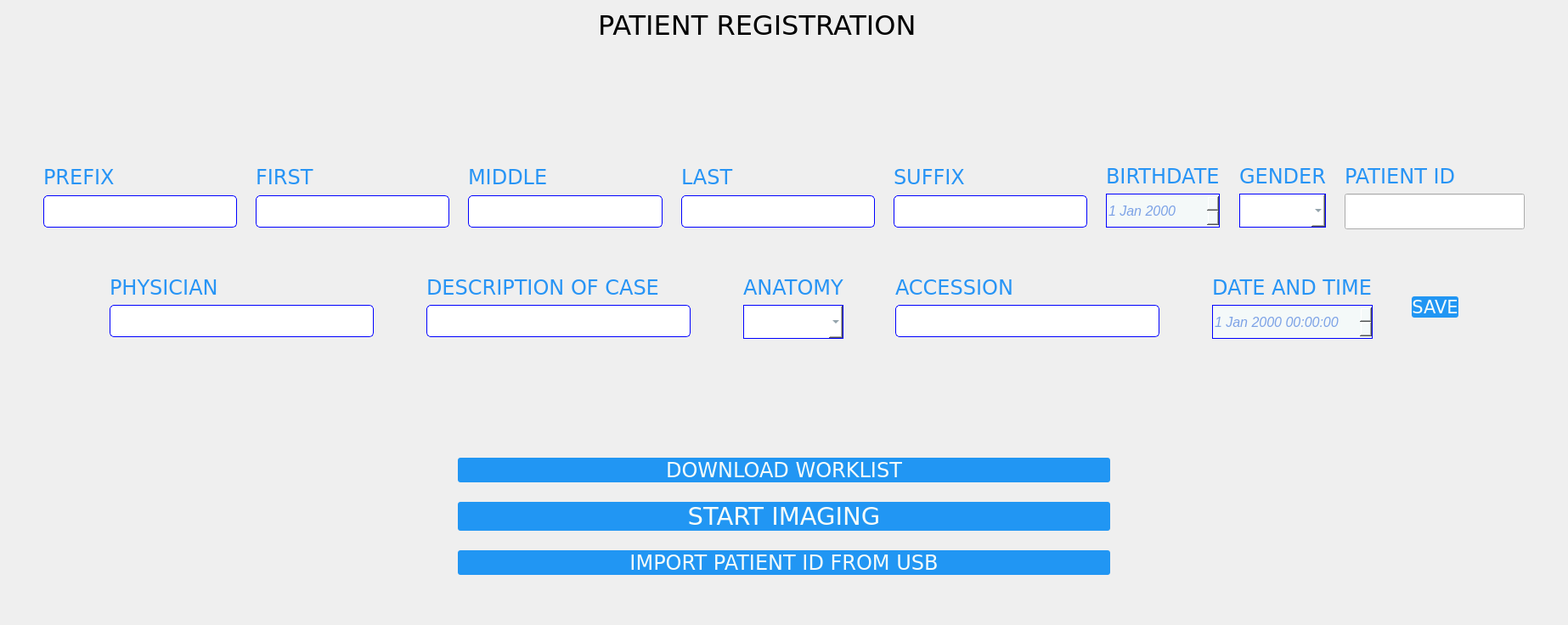
<?xml version="1.0" encoding="UTF-8"?>
<ui version="4.0">
 <class>patientRegistration</class>
 <widget class="QDialog" name="patientRegistration">
  <property name="geometry">
   <rect>
    <x>0</x>
    <y>0</y>
    <width>1846</width>
    <height>736</height>
   </rect>
  </property>
  <property name="windowTitle">
   <string>Dialog</string>
  </property>
  <property name="styleSheet">
   <string notr="true">background-image: url(:/new/Images/Backround.jpg);</string>
  </property>
  <layout class="QVBoxLayout" name="verticalLayout_18">
   <item>
    <layout class="QVBoxLayout" name="verticalLayout_17">
     <item>
      <layout class="QVBoxLayout" name="verticalLayout_15">
       <item>
        <layout class="QHBoxLayout" name="horizontalLayout_5">
         <item>
          <layout class="QHBoxLayout" name="horizontalLayout_4">
           <item>
            <spacer name="horizontalSpacer_2">
             <property name="orientation">
              <enum>Qt::Horizontal</enum>
             </property>
             <property name="sizeHint" stdset="0">
              <size>
               <width>372</width>
               <height>17</height>
              </size>
             </property>
            </spacer>
           </item>
           <item>
            <widget class="QLabel" name="label">
             <property name="sizePolicy">
              <sizepolicy hsizetype="Preferred" vsizetype="Preferred">
               <horstretch>0</horstretch>
               <verstretch>0</verstretch>
              </sizepolicy>
             </property>
             <property name="font">
              <font>
               <family>Verdana</family>
               <pointsize>24</pointsize>
              </font>
             </property>
             <property name="layoutDirection">
              <enum>Qt::LeftToRight</enum>
             </property>
             <property name="text">
              <string>PATIENT REGISTRATION</string>
             </property>
            </widget>
           </item>
           <item>
            <spacer name="horizontalSpacer">
             <property name="orientation">
              <enum>Qt::Horizontal</enum>
             </property>
             <property name="sizeHint" stdset="0">
              <size>
               <width>222</width>
               <height>35</height>
              </size>
             </property>
            </spacer>
           </item>
          </layout>
         </item>
         <item>
          <widget class="QPushButton" name="pushButton_5">
           <property name="font">
            <font>
             <family>Verdana</family>
             <pointsize>16</pointsize>
            </font>
           </property>
           <property name="styleSheet">
            <string notr="true">border-image: url(:/new/Images/home button xxlarge.png);
 color: black;
            
            border-top: 3px transparent;
            border-bottom: 3px transparent;
            border-right: 10px transparent;
            border-left: 10px transparent;</string>
           </property>
           <property name="text">
            <string/>
           </property>
          </widget>
         </item>
        </layout>
       </item>
       <item>
        <layout class="QVBoxLayout" name="verticalLayout_14">
         <item>
          <spacer name="verticalSpacer_3">
           <property name="orientation">
            <enum>Qt::Vertical</enum>
           </property>
           <property name="sizeType">
            <enum>QSizePolicy::Expanding</enum>
           </property>
           <property name="sizeHint" stdset="0">
            <size>
             <width>20</width>
             <height>138</height>
            </size>
           </property>
          </spacer>
         </item>
         <item>
          <layout class="QHBoxLayout" name="horizontalLayout">
           <item>
            <spacer name="horizontalSpacer_3">
             <property name="orientation">
              <enum>Qt::Horizontal</enum>
             </property>
             <property name="sizeType">
              <enum>QSizePolicy::Fixed</enum>
             </property>
             <property name="sizeHint" stdset="0">
              <size>
               <width>40</width>
               <height>20</height>
              </size>
             </property>
            </spacer>
           </item>
           <item>
            <layout class="QVBoxLayout" name="verticalLayout_5">
             <item>
              <widget class="QLabel" name="label_12">
               <property name="sizePolicy">
                <sizepolicy hsizetype="Preferred" vsizetype="Fixed">
                 <horstretch>0</horstretch>
                 <verstretch>0</verstretch>
                </sizepolicy>
               </property>
               <property name="font">
                <font>
                 <family>Verdana</family>
                 <pointsize>18</pointsize>
                </font>
               </property>
               <property name="styleSheet">
                <string notr="true">QLabel{
	color: #2794f5;
}</string>
               </property>
               <property name="text">
                <string>PREFIX</string>
               </property>
              </widget>
             </item>
             <item>
              <widget class="QLineEdit" name="lineEdit_prefix">
               <property name="sizePolicy">
                <sizepolicy hsizetype="Preferred" vsizetype="Fixed">
                 <horstretch>0</horstretch>
                 <verstretch>0</verstretch>
                </sizepolicy>
               </property>
               <property name="font">
                <font>
                 <family>Verdana</family>
                 <pointsize>22</pointsize>
                </font>
               </property>
               <property name="styleSheet">
                <string notr="true">QLineEdit {
    border: 1px solid blue;
    border-radius: 5px;
    padding: 0 8px;
    background: #ffffff;
    selection-background-color: darkgray;
	color:#79c5c0;
}</string>
               </property>
              </widget>
             </item>
            </layout>
           </item>
           <item>
            <spacer name="horizontalSpacer_7">
             <property name="orientation">
              <enum>Qt::Horizontal</enum>
             </property>
             <property name="sizeType">
              <enum>QSizePolicy::Fixed</enum>
             </property>
             <property name="sizeHint" stdset="0">
              <size>
               <width>16</width>
               <height>54</height>
              </size>
             </property>
            </spacer>
           </item>
           <item>
            <layout class="QVBoxLayout" name="verticalLayout_6">
             <item>
              <widget class="QLabel" name="label_2">
               <property name="sizePolicy">
                <sizepolicy hsizetype="Preferred" vsizetype="Fixed">
                 <horstretch>0</horstretch>
                 <verstretch>0</verstretch>
                </sizepolicy>
               </property>
               <property name="font">
                <font>
                 <family>Verdana</family>
                 <pointsize>18</pointsize>
                </font>
               </property>
               <property name="styleSheet">
                <string notr="true">QLabel{
	color: #2794f5;
}</string>
               </property>
               <property name="text">
                <string>FIRST</string>
               </property>
               <property name="buddy">
                <cstring>lineEdit_first</cstring>
               </property>
              </widget>
             </item>
             <item>
              <widget class="QLineEdit" name="lineEdit_first">
               <property name="sizePolicy">
                <sizepolicy hsizetype="Preferred" vsizetype="Fixed">
                 <horstretch>0</horstretch>
                 <verstretch>0</verstretch>
                </sizepolicy>
               </property>
               <property name="font">
                <font>
                 <family>Verdana</family>
                 <pointsize>22</pointsize>
                </font>
               </property>
               <property name="styleSheet">
                <string notr="true">QLineEdit {
    border: 1px solid blue;
    border-radius: 5px;
    padding: 0 8px;
    background: #ffffff;
    selection-background-color: darkgray;
	color:#79c5c0;
}</string>
               </property>
              </widget>
             </item>
            </layout>
           </item>
           <item>
            <spacer name="horizontalSpacer_8">
             <property name="orientation">
              <enum>Qt::Horizontal</enum>
             </property>
             <property name="sizeType">
              <enum>QSizePolicy::Fixed</enum>
             </property>
             <property name="sizeHint" stdset="0">
              <size>
               <width>16</width>
               <height>54</height>
              </size>
             </property>
            </spacer>
           </item>
           <item>
            <layout class="QVBoxLayout" name="verticalLayout_7">
             <item>
              <widget class="QLabel" name="label_3">
               <property name="sizePolicy">
                <sizepolicy hsizetype="Preferred" vsizetype="Fixed">
                 <horstretch>0</horstretch>
                 <verstretch>0</verstretch>
                </sizepolicy>
               </property>
               <property name="font">
                <font>
                 <family>Verdana</family>
                 <pointsize>18</pointsize>
                </font>
               </property>
               <property name="styleSheet">
                <string notr="true">QLabel{
	color: #2794f5;
}</string>
               </property>
               <property name="text">
                <string>MIDDLE</string>
               </property>
               <property name="buddy">
                <cstring>lineEdit_middle</cstring>
               </property>
              </widget>
             </item>
             <item>
              <widget class="QLineEdit" name="lineEdit_middle">
               <property name="sizePolicy">
                <sizepolicy hsizetype="Preferred" vsizetype="Fixed">
                 <horstretch>0</horstretch>
                 <verstretch>0</verstretch>
                </sizepolicy>
               </property>
               <property name="font">
                <font>
                 <family>Verdana</family>
                 <pointsize>22</pointsize>
                </font>
               </property>
               <property name="styleSheet">
                <string notr="true">QLineEdit {
    border: 1px solid blue;
    border-radius: 5px;
    padding: 0 8px;
    background: #ffffff;
    selection-background-color: darkgray;
	color:#79c5c0;
}</string>
               </property>
              </widget>
             </item>
            </layout>
           </item>
           <item>
            <spacer name="horizontalSpacer_9">
             <property name="orientation">
              <enum>Qt::Horizontal</enum>
             </property>
             <property name="sizeType">
              <enum>QSizePolicy::Fixed</enum>
             </property>
             <property name="sizeHint" stdset="0">
              <size>
               <width>16</width>
               <height>54</height>
              </size>
             </property>
            </spacer>
           </item>
           <item>
            <layout class="QVBoxLayout" name="verticalLayout_8">
             <item>
              <widget class="QLabel" name="label_4">
               <property name="sizePolicy">
                <sizepolicy hsizetype="Preferred" vsizetype="Fixed">
                 <horstretch>0</horstretch>
                 <verstretch>0</verstretch>
                </sizepolicy>
               </property>
               <property name="font">
                <font>
                 <family>Verdana</family>
                 <pointsize>18</pointsize>
                </font>
               </property>
               <property name="styleSheet">
                <string notr="true">QLabel{
	color: #2794f5;
}</string>
               </property>
               <property name="text">
                <string>LAST</string>
               </property>
               <property name="buddy">
                <cstring>lineEdit_last</cstring>
               </property>
              </widget>
             </item>
             <item>
              <widget class="QLineEdit" name="lineEdit_last">
               <property name="sizePolicy">
                <sizepolicy hsizetype="Preferred" vsizetype="Fixed">
                 <horstretch>0</horstretch>
                 <verstretch>0</verstretch>
                </sizepolicy>
               </property>
               <property name="font">
                <font>
                 <family>Verdana</family>
                 <pointsize>22</pointsize>
                </font>
               </property>
               <property name="styleSheet">
                <string notr="true">QLineEdit {
    border: 1px solid blue;
    border-radius: 5px;
    padding: 0 8px;
    background: #ffffff;
    selection-background-color: darkgray;
	color:#79c5c0;
}</string>
               </property>
              </widget>
             </item>
            </layout>
           </item>
           <item>
            <spacer name="horizontalSpacer_10">
             <property name="orientation">
              <enum>Qt::Horizontal</enum>
             </property>
             <property name="sizeType">
              <enum>QSizePolicy::Fixed</enum>
             </property>
             <property name="sizeHint" stdset="0">
              <size>
               <width>16</width>
               <height>54</height>
              </size>
             </property>
            </spacer>
           </item>
           <item>
            <layout class="QVBoxLayout" name="verticalLayout_9">
             <item>
              <widget class="QLabel" name="label_5">
               <property name="sizePolicy">
                <sizepolicy hsizetype="Preferred" vsizetype="Fixed">
                 <horstretch>0</horstretch>
                 <verstretch>0</verstretch>
                </sizepolicy>
               </property>
               <property name="font">
                <font>
                 <family>Verdana</family>
                 <pointsize>18</pointsize>
                </font>
               </property>
               <property name="styleSheet">
                <string notr="true">QLabel{
	color: #2794f5;
}</string>
               </property>
               <property name="text">
                <string>SUFFIX</string>
               </property>
               <property name="buddy">
                <cstring>lineEdit_suffix</cstring>
               </property>
              </widget>
             </item>
             <item>
              <widget class="QLineEdit" name="lineEdit_suffix">
               <property name="sizePolicy">
                <sizepolicy hsizetype="Preferred" vsizetype="Fixed">
                 <horstretch>0</horstretch>
                 <verstretch>0</verstretch>
                </sizepolicy>
               </property>
               <property name="font">
                <font>
                 <family>Verdana</family>
                 <pointsize>22</pointsize>
                </font>
               </property>
               <property name="styleSheet">
                <string notr="true">QLineEdit {
    border: 1px solid blue;
    border-radius: 5px;
    padding: 0 8px;
    background: #ffffff;
    selection-background-color: darkgray;
	color:#79c5c0;
}</string>
               </property>
              </widget>
             </item>
            </layout>
           </item>
           <item>
            <spacer name="horizontalSpacer_11">
             <property name="orientation">
              <enum>Qt::Horizontal</enum>
             </property>
             <property name="sizeType">
              <enum>QSizePolicy::Fixed</enum>
             </property>
             <property name="sizeHint" stdset="0">
              <size>
               <width>16</width>
               <height>54</height>
              </size>
             </property>
            </spacer>
           </item>
           <item>
            <layout class="QVBoxLayout" name="verticalLayout_10">
             <item>
              <widget class="QLabel" name="label_7">
               <property name="sizePolicy">
                <sizepolicy hsizetype="Preferred" vsizetype="Fixed">
                 <horstretch>0</horstretch>
                 <verstretch>0</verstretch>
                </sizepolicy>
               </property>
               <property name="font">
                <font>
                 <family>Verdana</family>
                 <pointsize>18</pointsize>
                </font>
               </property>
               <property name="styleSheet">
                <string notr="true">QLabel{
	color: #2794f5;
}</string>
               </property>
               <property name="text">
                <string>BIRTHDATE</string>
               </property>
               <property name="buddy">
                <cstring>dateEdit_dob</cstring>
               </property>
              </widget>
             </item>
             <item>
              <widget class="QDateEdit" name="dateEdit_dob">
               <property name="sizePolicy">
                <sizepolicy hsizetype="Preferred" vsizetype="Fixed">
                 <horstretch>0</horstretch>
                 <verstretch>0</verstretch>
                </sizepolicy>
               </property>
               <property name="minimumSize">
                <size>
                 <width>0</width>
                 <height>40</height>
                </size>
               </property>
               <property name="font">
                <font>
                 <pointsize>12</pointsize>
                 <weight>50</weight>
                 <italic>true</italic>
                 <bold>false</bold>
                </font>
               </property>
               <property name="styleSheet">
                <string notr="true"> QDateTimeEdit {
 border: 1px solid blue;
background-color:#f4f9f9;
color: #7ca2e6;
font:italic 12pt;
 }

</string>
               </property>
              </widget>
             </item>
            </layout>
           </item>
           <item>
            <spacer name="horizontalSpacer_12">
             <property name="orientation">
              <enum>Qt::Horizontal</enum>
             </property>
             <property name="sizeType">
              <enum>QSizePolicy::Fixed</enum>
             </property>
             <property name="sizeHint" stdset="0">
              <size>
               <width>17</width>
               <height>54</height>
              </size>
             </property>
            </spacer>
           </item>
           <item>
            <widget class="QSplitter" name="splitter_2">
             <property name="orientation">
              <enum>Qt::Vertical</enum>
             </property>
             <widget class="QWidget" name="layoutWidget">
              <layout class="QVBoxLayout" name="verticalLayout_12">
               <item>
                <widget class="QLabel" name="label_6">
                 <property name="sizePolicy">
                  <sizepolicy hsizetype="Preferred" vsizetype="Fixed">
                   <horstretch>0</horstretch>
                   <verstretch>0</verstretch>
                  </sizepolicy>
                 </property>
                 <property name="font">
                  <font>
                   <family>Verdana</family>
                   <pointsize>18</pointsize>
                  </font>
                 </property>
                 <property name="styleSheet">
                  <string notr="true">QLabel{
	color: #2794f5;
}</string>
                 </property>
                 <property name="text">
                  <string>GENDER</string>
                 </property>
                </widget>
               </item>
               <item>
                <widget class="QComboBox" name="comboBox_sex">
                 <property name="sizePolicy">
                  <sizepolicy hsizetype="Preferred" vsizetype="Fixed">
                   <horstretch>0</horstretch>
                   <verstretch>0</verstretch>
                  </sizepolicy>
                 </property>
                 <property name="minimumSize">
                  <size>
                   <width>0</width>
                   <height>40</height>
                  </size>
                 </property>
                 <property name="font">
                  <font>
                   <pointsize>11</pointsize>
                   <weight>50</weight>
                   <italic>false</italic>
                   <bold>false</bold>
                  </font>
                 </property>
                 <property name="styleSheet">
                  <string notr="true"> QComboBox {
     border: 1px solid blue;
background-color: rgb(255, 255, 255);
color: #546e7a;
font:11pt;
 }

QComboBox QAbstractItemView {
     border: 1px solid darkgray;
     selection-background-color: #60b9ff;
	 color:546e7a;
 }

QComboBox::down-arrow {
    image: url(:/images/icon2.png);

}</string>
                 </property>
                 <item>
                  <property name="text">
                   <string/>
                  </property>
                 </item>
                 <item>
                  <property name="text">
                   <string>MALE</string>
                  </property>
                 </item>
                 <item>
                  <property name="text">
                   <string>FEMALE</string>
                  </property>
                 </item>
                 <item>
                  <property name="text">
                   <string>OTHER</string>
                  </property>
                 </item>
                </widget>
               </item>
              </layout>
             </widget>
            </widget>
           </item>
           <item>
            <spacer name="horizontalSpacer_13">
             <property name="orientation">
              <enum>Qt::Horizontal</enum>
             </property>
             <property name="sizeType">
              <enum>QSizePolicy::Fixed</enum>
             </property>
             <property name="sizeHint" stdset="0">
              <size>
               <width>16</width>
               <height>54</height>
              </size>
             </property>
            </spacer>
           </item>
           <item>
            <layout class="QVBoxLayout" name="verticalLayout_11">
             <item>
              <widget class="QLabel" name="label_8">
               <property name="sizePolicy">
                <sizepolicy hsizetype="Preferred" vsizetype="Fixed">
                 <horstretch>0</horstretch>
                 <verstretch>0</verstretch>
                </sizepolicy>
               </property>
               <property name="font">
                <font>
                 <family>Verdana</family>
                 <pointsize>18</pointsize>
                </font>
               </property>
               <property name="styleSheet">
                <string notr="true">QLabel{
	color: #2794f5;
}</string>
               </property>
               <property name="text">
                <string>PATIENT ID</string>
               </property>
               <property name="buddy">
                <cstring>lineEdit_patientid</cstring>
               </property>
              </widget>
             </item>
             <item>
              <widget class="QLineEdit" name="lineEdit_patientid">
               <property name="sizePolicy">
                <sizepolicy hsizetype="Preferred" vsizetype="Fixed">
                 <horstretch>0</horstretch>
                 <verstretch>0</verstretch>
                </sizepolicy>
               </property>
               <property name="font">
                <font>
                 <family>Verdana</family>
                 <pointsize>22</pointsize>
                </font>
               </property>
               <property name="styleSheet">
                <string notr="true">QLineEdit {
    border: 1px solid blue;
    border-radius: 5px;
    padding: 0 8px;
    background: #ffffff;
    selection-background-color: darkgray;
	color:#79c5c0;
}background-color: #c1c5c5;
    background-image: url(url(:/new/Images/Chosen Button 1.png));
    background-attachment: fixed;</string>
               </property>
              </widget>
             </item>
            </layout>
           </item>
           <item>
            <spacer name="horizontalSpacer_4">
             <property name="orientation">
              <enum>Qt::Horizontal</enum>
             </property>
             <property name="sizeType">
              <enum>QSizePolicy::Fixed</enum>
             </property>
             <property name="sizeHint" stdset="0">
              <size>
               <width>40</width>
               <height>20</height>
              </size>
             </property>
            </spacer>
           </item>
          </layout>
         </item>
        </layout>
       </item>
       <item>
        <layout class="QVBoxLayout" name="verticalLayout_13">
         <item>
          <spacer name="verticalSpacer_4">
           <property name="orientation">
            <enum>Qt::Vertical</enum>
           </property>
           <property name="sizeType">
            <enum>QSizePolicy::Expanding</enum>
           </property>
           <property name="sizeHint" stdset="0">
            <size>
             <width>20</width>
             <height>48</height>
            </size>
           </property>
          </spacer>
         </item>
         <item>
          <layout class="QHBoxLayout" name="horizontalLayout_7">
           <item>
            <spacer name="horizontalSpacer_5">
             <property name="orientation">
              <enum>Qt::Horizontal</enum>
             </property>
             <property name="sizeType">
              <enum>QSizePolicy::Fixed</enum>
             </property>
             <property name="sizeHint" stdset="0">
              <size>
               <width>118</width>
               <height>20</height>
              </size>
             </property>
            </spacer>
           </item>
           <item>
            <layout class="QHBoxLayout" name="horizontalLayout_3">
             <item>
              <layout class="QHBoxLayout" name="horizontalLayout_2">
               <item>
                <layout class="QVBoxLayout" name="verticalLayout_4">
                 <item>
                  <widget class="QLabel" name="label_9">
                   <property name="sizePolicy">
                    <sizepolicy hsizetype="Preferred" vsizetype="Fixed">
                     <horstretch>0</horstretch>
                     <verstretch>0</verstretch>
                    </sizepolicy>
                   </property>
                   <property name="font">
                    <font>
                     <family>Verdana</family>
                     <pointsize>18</pointsize>
                    </font>
                   </property>
                   <property name="styleSheet">
                    <string notr="true">QLabel{
	color: #2794f5;
}</string>
                   </property>
                   <property name="text">
                    <string>PHYSICIAN</string>
                   </property>
                   <property name="buddy">
                    <cstring>lineEdit_physician</cstring>
                   </property>
                  </widget>
                 </item>
                 <item>
                  <widget class="QLineEdit" name="lineEdit_physician">
                   <property name="sizePolicy">
                    <sizepolicy hsizetype="Preferred" vsizetype="Fixed">
                     <horstretch>0</horstretch>
                     <verstretch>0</verstretch>
                    </sizepolicy>
                   </property>
                   <property name="font">
                    <font>
                     <family>Verdana</family>
                     <pointsize>22</pointsize>
                    </font>
                   </property>
                   <property name="styleSheet">
                    <string notr="true">QLineEdit {
    border: 1px solid blue;
    border-radius: 5px;
    padding: 0 8px;
    background: #ffffff;
    selection-background-color: darkgray;
	color:#79c5c0;
}</string>
                   </property>
                  </widget>
                 </item>
                </layout>
               </item>
               <item>
                <spacer name="horizontalSpacer_14">
                 <property name="orientation">
                  <enum>Qt::Horizontal</enum>
                 </property>
                 <property name="sizeHint" stdset="0">
                  <size>
                   <width>40</width>
                   <height>20</height>
                  </size>
                 </property>
                </spacer>
               </item>
               <item>
                <layout class="QVBoxLayout" name="verticalLayout_3">
                 <item>
                  <widget class="QLabel" name="label_10">
                   <property name="sizePolicy">
                    <sizepolicy hsizetype="Preferred" vsizetype="Fixed">
                     <horstretch>0</horstretch>
                     <verstretch>0</verstretch>
                    </sizepolicy>
                   </property>
                   <property name="font">
                    <font>
                     <family>Verdana</family>
                     <pointsize>18</pointsize>
                    </font>
                   </property>
                   <property name="styleSheet">
                    <string notr="true">QLabel{
	color: #2794f5;
}</string>
                   </property>
                   <property name="text">
                    <string>DESCRIPTION OF CASE</string>
                   </property>
                   <property name="buddy">
                    <cstring>lineEdit_description</cstring>
                   </property>
                  </widget>
                 </item>
                 <item>
                  <widget class="QLineEdit" name="lineEdit_description">
                   <property name="sizePolicy">
                    <sizepolicy hsizetype="Preferred" vsizetype="Fixed">
                     <horstretch>0</horstretch>
                     <verstretch>0</verstretch>
                    </sizepolicy>
                   </property>
                   <property name="font">
                    <font>
                     <family>Verdana</family>
                     <pointsize>22</pointsize>
                    </font>
                   </property>
                   <property name="styleSheet">
                    <string notr="true">QLineEdit {
    border: 1px solid blue;
    border-radius: 5px;
    padding: 0 8px;
    background: #ffffff;
    selection-background-color: darkgray;
	color:#79c5c0;
}</string>
                   </property>
                   <property name="text">
                    <string/>
                   </property>
                  </widget>
                 </item>
                </layout>
               </item>
               <item>
                <spacer name="horizontalSpacer_15">
                 <property name="orientation">
                  <enum>Qt::Horizontal</enum>
                 </property>
                 <property name="sizeHint" stdset="0">
                  <size>
                   <width>40</width>
                   <height>20</height>
                  </size>
                 </property>
                </spacer>
               </item>
               <item>
                <widget class="QSplitter" name="splitter">
                 <property name="orientation">
                  <enum>Qt::Vertical</enum>
                 </property>
                 <widget class="QWidget" name="layoutWidget">
                  <layout class="QGridLayout" name="gridLayout_2">
                   <item row="0" column="0">
                    <widget class="QLabel" name="label_15">
                     <property name="sizePolicy">
                      <sizepolicy hsizetype="Preferred" vsizetype="Fixed">
                       <horstretch>0</horstretch>
                       <verstretch>0</verstretch>
                      </sizepolicy>
                     </property>
                     <property name="font">
                      <font>
                       <family>Verdana</family>
                       <pointsize>18</pointsize>
                      </font>
                     </property>
                     <property name="styleSheet">
                      <string notr="true">QLabel{
	color: #2794f5;
}</string>
                     </property>
                     <property name="text">
                      <string>ANATOMY</string>
                     </property>
                     <property name="buddy">
                      <cstring>lineEdit_accession</cstring>
                     </property>
                    </widget>
                   </item>
                   <item row="1" column="0">
                    <widget class="QComboBox" name="comboBox_anatomy">
                     <property name="sizePolicy">
                      <sizepolicy hsizetype="Preferred" vsizetype="Fixed">
                       <horstretch>0</horstretch>
                       <verstretch>0</verstretch>
                      </sizepolicy>
                     </property>
                     <property name="minimumSize">
                      <size>
                       <width>0</width>
                       <height>40</height>
                      </size>
                     </property>
                     <property name="font">
                      <font>
                       <pointsize>11</pointsize>
                       <weight>50</weight>
                       <italic>false</italic>
                       <bold>false</bold>
                      </font>
                     </property>
                     <property name="styleSheet">
                      <string notr="true"> QComboBox {
     border: 1px solid blue;
background-color: rgb(255, 255, 255);
color: #546e7a;
font:11pt;
 }

QComboBox QAbstractItemView {
     border: 1px solid darkgray;
     selection-background-color: #60b9ff;
	 color:546e7a;
 }

QComboBox::down-arrow {
    image: url(:/images/icon2.png);

}</string>
                     </property>
                    </widget>
                   </item>
                  </layout>
                 </widget>
                </widget>
               </item>
               <item>
                <spacer name="horizontalSpacer_16">
                 <property name="orientation">
                  <enum>Qt::Horizontal</enum>
                 </property>
                 <property name="sizeHint" stdset="0">
                  <size>
                   <width>40</width>
                   <height>20</height>
                  </size>
                 </property>
                </spacer>
               </item>
               <item>
                <layout class="QVBoxLayout" name="verticalLayout_2">
                 <item>
                  <widget class="QLabel" name="label_13">
                   <property name="sizePolicy">
                    <sizepolicy hsizetype="Preferred" vsizetype="Fixed">
                     <horstretch>0</horstretch>
                     <verstretch>0</verstretch>
                    </sizepolicy>
                   </property>
                   <property name="font">
                    <font>
                     <family>Verdana</family>
                     <pointsize>18</pointsize>
                    </font>
                   </property>
                   <property name="styleSheet">
                    <string notr="true">QLabel{
	color: #2794f5;
}</string>
                   </property>
                   <property name="text">
                    <string>ACCESSION</string>
                   </property>
                   <property name="buddy">
                    <cstring>lineEdit_accession</cstring>
                   </property>
                  </widget>
                 </item>
                 <item>
                  <widget class="QLineEdit" name="lineEdit_accession">
                   <property name="sizePolicy">
                    <sizepolicy hsizetype="Preferred" vsizetype="Fixed">
                     <horstretch>0</horstretch>
                     <verstretch>0</verstretch>
                    </sizepolicy>
                   </property>
                   <property name="font">
                    <font>
                     <family>Verdana</family>
                     <pointsize>22</pointsize>
                    </font>
                   </property>
                   <property name="styleSheet">
                    <string notr="true">QLineEdit {
    border: 1px solid blue;
    border-radius: 5px;
    padding: 0 8px;
    background: #ffffff;
    selection-background-color: darkgray;
	color:#79c5c0;
}</string>
                   </property>
                  </widget>
                 </item>
                </layout>
               </item>
               <item>
                <spacer name="horizontalSpacer_17">
                 <property name="orientation">
                  <enum>Qt::Horizontal</enum>
                 </property>
                 <property name="sizeHint" stdset="0">
                  <size>
                   <width>40</width>
                   <height>20</height>
                  </size>
                 </property>
                </spacer>
               </item>
               <item>
                <layout class="QVBoxLayout" name="verticalLayout">
                 <item>
                  <widget class="QLabel" name="label_11">
                   <property name="sizePolicy">
                    <sizepolicy hsizetype="Preferred" vsizetype="Fixed">
                     <horstretch>0</horstretch>
                     <verstretch>0</verstretch>
                    </sizepolicy>
                   </property>
                   <property name="font">
                    <font>
                     <family>Verdana</family>
                     <pointsize>18</pointsize>
                    </font>
                   </property>
                   <property name="styleSheet">
                    <string notr="true">QLabel{
	color: #2794f5;
}</string>
                   </property>
                   <property name="text">
                    <string>DATE AND TIME</string>
                   </property>
                  </widget>
                 </item>
                 <item>
                  <widget class="QDateTimeEdit" name="dateTimeEdit">
                   <property name="sizePolicy">
                    <sizepolicy hsizetype="Preferred" vsizetype="Fixed">
                     <horstretch>0</horstretch>
                     <verstretch>0</verstretch>
                    </sizepolicy>
                   </property>
                   <property name="minimumSize">
                    <size>
                     <width>0</width>
                     <height>40</height>
                    </size>
                   </property>
                   <property name="font">
                    <font>
                     <pointsize>12</pointsize>
                     <weight>50</weight>
                     <italic>true</italic>
                     <bold>false</bold>
                    </font>
                   </property>
                   <property name="styleSheet">
                    <string notr="true"> QDateTimeEdit {
 border: 1px solid blue;
background-color:#f4f9f9;
color: #7ca2e6;
font:italic 12pt;
 }

</string>
                   </property>
                  </widget>
                 </item>
                </layout>
               </item>
              </layout>
             </item>
             <item>
              <spacer name="horizontalSpacer_18">
               <property name="orientation">
                <enum>Qt::Horizontal</enum>
               </property>
               <property name="sizeType">
                <enum>QSizePolicy::Fixed</enum>
               </property>
               <property name="sizeHint" stdset="0">
                <size>
                 <width>40</width>
                 <height>20</height>
                </size>
               </property>
              </spacer>
             </item>
             <item>
              <widget class="QPushButton" name="pushButton_saved">
               <property name="font">
                <font>
                 <family>Verdana</family>
                 <pointsize>16</pointsize>
                </font>
               </property>
               <property name="styleSheet">
                <string notr="true">QPushButton{
	background-color: #2196f3;
	 border: 0px solid #8f8f91;
    border-radius: 3px;
	color:#f6fcfa;
}
QPushButton:hover{
	background-color: #2196f3;
	 border: 0px solid #4facf5;
    border-radius: 3px;
	color:#f6fcfa;
}

QPushButton:pressed{
	background-color: #2196f3;
	 border: 0px solid #8f8f91;
    border-radius: 3px;
	color:#ffffff;
}

</string>
               </property>
               <property name="text">
                <string>SAVE</string>
               </property>
              </widget>
             </item>
            </layout>
           </item>
           <item>
            <spacer name="horizontalSpacer_6">
             <property name="orientation">
              <enum>Qt::Horizontal</enum>
             </property>
             <property name="sizeType">
              <enum>QSizePolicy::Fixed</enum>
             </property>
             <property name="sizeHint" stdset="0">
              <size>
               <width>118</width>
               <height>20</height>
              </size>
             </property>
            </spacer>
           </item>
          </layout>
         </item>
        </layout>
       </item>
      </layout>
     </item>
     <item>
      <layout class="QVBoxLayout" name="verticalLayout_16">
       <item>
        <spacer name="verticalSpacer_5">
         <property name="orientation">
          <enum>Qt::Vertical</enum>
         </property>
         <property name="sizeType">
          <enum>QSizePolicy::Expanding</enum>
         </property>
         <property name="sizeHint" stdset="0">
          <size>
           <width>20</width>
           <height>78</height>
          </size>
         </property>
        </spacer>
       </item>
       <item>
        <layout class="QHBoxLayout" name="horizontalLayout_6">
         <item>
          <spacer name="horizontalSpacer_19">
           <property name="orientation">
            <enum>Qt::Horizontal</enum>
           </property>
           <property name="sizeType">
            <enum>QSizePolicy::Fixed</enum>
           </property>
           <property name="sizeHint" stdset="0">
            <size>
             <width>528</width>
             <height>20</height>
            </size>
           </property>
          </spacer>
         </item>
         <item>
          <layout class="QGridLayout" name="gridLayout">
           <item row="0" column="0">
            <widget class="QPushButton" name="pushButton_3">
             <property name="font">
              <font>
               <family>Verdana</family>
               <pointsize>18</pointsize>
              </font>
             </property>
             <property name="styleSheet">
              <string notr="true">QPushButton{
	background-color: #2196f3;
	 border: 0px solid #8f8f91;
    border-radius: 3px;
	color:#f6fcfa;
}
QPushButton:hover{
	background-color: #2196f3;
	 border: 0px solid #4facf5;
    border-radius: 3px;
	color:#f6fcfa;
}

QPushButton:pressed{
	background-color: #2196f3;
	 border: 0px solid #8f8f91;
    border-radius: 3px;
	color:#ffffff;
}

</string>
             </property>
             <property name="text">
              <string>DOWNLOAD WORKLIST</string>
             </property>
            </widget>
           </item>
           <item row="1" column="0">
            <spacer name="verticalSpacer">
             <property name="orientation">
              <enum>Qt::Vertical</enum>
             </property>
             <property name="sizeType">
              <enum>QSizePolicy::Fixed</enum>
             </property>
             <property name="sizeHint" stdset="0">
              <size>
               <width>20</width>
               <height>17</height>
              </size>
             </property>
            </spacer>
           </item>
           <item row="2" column="0">
            <widget class="QPushButton" name="pushButton_Imaging">
             <property name="font">
              <font>
               <family>Verdana</family>
               <pointsize>22</pointsize>
              </font>
             </property>
             <property name="styleSheet">
              <string notr="true">QPushButton{
	background-color: #2196f3;
	 border: 0px solid #8f8f91;
    border-radius: 3px;
	color:#f6fcfa;
}
QPushButton:hover{
	background-color: #2196f3;
	 border: 0px solid #4facf5;
    border-radius: 3px;
	color:#f6fcfa;
}

QPushButton:pressed{
	background-color: #2196f3;
	 border: 0px solid #8f8f91;
    border-radius: 3px;
	color:#ffffff;
}

</string>
             </property>
             <property name="text">
              <string>START IMAGING</string>
             </property>
            </widget>
           </item>
           <item row="3" column="0">
            <spacer name="verticalSpacer_2">
             <property name="orientation">
              <enum>Qt::Vertical</enum>
             </property>
             <property name="sizeType">
              <enum>QSizePolicy::Fixed</enum>
             </property>
             <property name="sizeHint" stdset="0">
              <size>
               <width>20</width>
               <height>17</height>
              </size>
             </property>
            </spacer>
           </item>
           <item row="4" column="0">
            <widget class="QPushButton" name="pushButton_4">
             <property name="font">
              <font>
               <family>Verdana</family>
               <pointsize>18</pointsize>
              </font>
             </property>
             <property name="styleSheet">
              <string notr="true">QPushButton{
	background-color: #2196f3;
	 border: 0px solid #8f8f91;
    border-radius: 3px;
	color:#f6fcfa;
}
QPushButton:hover{
	background-color: #2196f3;
	 border: 0px solid #4facf5;
    border-radius: 3px;
	color:#f6fcfa;
}

QPushButton:pressed{
	background-color: #2196f3;
	 border: 0px solid #8f8f91;
    border-radius: 3px;
	color:#ffffff;
}

</string>
             </property>
             <property name="text">
              <string>IMPORT PATIENT ID FROM USB</string>
             </property>
            </widget>
           </item>
          </layout>
         </item>
         <item>
          <spacer name="horizontalSpacer_20">
           <property name="orientation">
            <enum>Qt::Horizontal</enum>
           </property>
           <property name="sizeType">
            <enum>QSizePolicy::Fixed</enum>
           </property>
           <property name="sizeHint" stdset="0">
            <size>
             <width>528</width>
             <height>20</height>
            </size>
           </property>
          </spacer>
         </item>
        </layout>
       </item>
       <item>
        <spacer name="verticalSpacer_6">
         <property name="orientation">
          <enum>Qt::Vertical</enum>
         </property>
         <property name="sizeType">
          <enum>QSizePolicy::Fixed</enum>
         </property>
         <property name="sizeHint" stdset="0">
          <size>
           <width>20</width>
           <height>48</height>
          </size>
         </property>
        </spacer>
       </item>
      </layout>
     </item>
    </layout>
   </item>
  </layout>
 </widget>
 <resources/>
 <connections/>
</ui>
